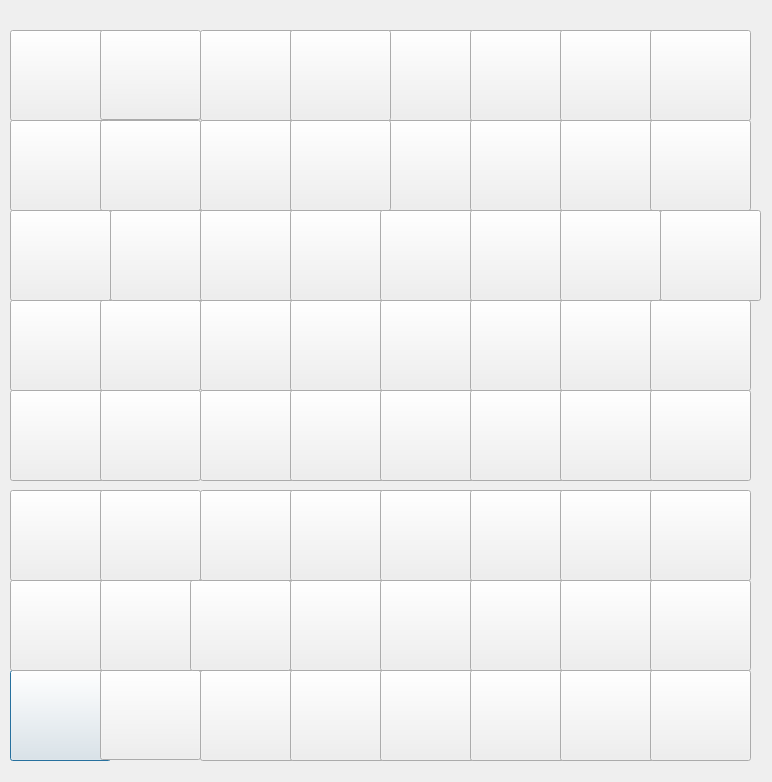
<?xml version="1.0" encoding="UTF-8"?>
<ui version="4.0">
 <class>Dialog</class>
 <widget class="QDialog" name="Dialog">
  <property name="geometry">
   <rect>
    <x>0</x>
    <y>0</y>
    <width>772</width>
    <height>782</height>
   </rect>
  </property>
  <property name="windowTitle">
   <string>Dialog</string>
  </property>
  <widget class="QLabel" name="label">
   <property name="geometry">
    <rect>
     <x>10</x>
     <y>10</y>
     <width>891</width>
     <height>761</height>
    </rect>
   </property>
   <property name="text">
    <string/>
   </property>
   <property name="pixmap">
    <pixmap>board.png</pixmap>
   </property>
  </widget>
  <widget class="QPushButton" name="b92">
   <property name="geometry">
    <rect>
     <x>10</x>
     <y>670</y>
     <width>101</width>
     <height>91</height>
    </rect>
   </property>
   <property name="text">
    <string/>
   </property>
  </widget>
  <widget class="QPushButton" name="cavalier1B">
   <property name="geometry">
    <rect>
     <x>100</x>
     <y>670</y>
     <width>101</width>
     <height>90</height>
    </rect>
   </property>
   <property name="text">
    <string/>
   </property>
  </widget>
  <widget class="QPushButton" name="fou1B">
   <property name="geometry">
    <rect>
     <x>200</x>
     <y>670</y>
     <width>101</width>
     <height>91</height>
    </rect>
   </property>
   <property name="text">
    <string/>
   </property>
  </widget>
  <widget class="QPushButton" name="reineB">
   <property name="geometry">
    <rect>
     <x>290</x>
     <y>670</y>
     <width>101</width>
     <height>91</height>
    </rect>
   </property>
   <property name="text">
    <string/>
   </property>
  </widget>
  <widget class="QPushButton" name="roiB">
   <property name="geometry">
    <rect>
     <x>380</x>
     <y>670</y>
     <width>101</width>
     <height>91</height>
    </rect>
   </property>
   <property name="text">
    <string/>
   </property>
  </widget>
  <widget class="QPushButton" name="fou2B">
   <property name="geometry">
    <rect>
     <x>470</x>
     <y>670</y>
     <width>101</width>
     <height>91</height>
    </rect>
   </property>
   <property name="text">
    <string/>
   </property>
  </widget>
  <widget class="QPushButton" name="cavalier2B">
   <property name="geometry">
    <rect>
     <x>560</x>
     <y>670</y>
     <width>101</width>
     <height>91</height>
    </rect>
   </property>
   <property name="text">
    <string/>
   </property>
  </widget>
  <widget class="QPushButton" name="tour2B">
   <property name="geometry">
    <rect>
     <x>650</x>
     <y>670</y>
     <width>101</width>
     <height>91</height>
    </rect>
   </property>
   <property name="text">
    <string/>
   </property>
  </widget>
  <widget class="QPushButton" name="b82">
   <property name="geometry">
    <rect>
     <x>10</x>
     <y>580</y>
     <width>101</width>
     <height>91</height>
    </rect>
   </property>
   <property name="text">
    <string/>
   </property>
  </widget>
  <widget class="QPushButton" name="pion2B">
   <property name="geometry">
    <rect>
     <x>100</x>
     <y>580</y>
     <width>101</width>
     <height>91</height>
    </rect>
   </property>
   <property name="text">
    <string/>
   </property>
  </widget>
  <widget class="QPushButton" name="pion3B">
   <property name="geometry">
    <rect>
     <x>190</x>
     <y>580</y>
     <width>101</width>
     <height>91</height>
    </rect>
   </property>
   <property name="text">
    <string/>
   </property>
  </widget>
  <widget class="QPushButton" name="pion4B">
   <property name="geometry">
    <rect>
     <x>290</x>
     <y>580</y>
     <width>101</width>
     <height>91</height>
    </rect>
   </property>
   <property name="text">
    <string/>
   </property>
  </widget>
  <widget class="QPushButton" name="pion5B">
   <property name="geometry">
    <rect>
     <x>380</x>
     <y>580</y>
     <width>101</width>
     <height>91</height>
    </rect>
   </property>
   <property name="text">
    <string/>
   </property>
  </widget>
  <widget class="QPushButton" name="pion6B">
   <property name="geometry">
    <rect>
     <x>470</x>
     <y>580</y>
     <width>101</width>
     <height>91</height>
    </rect>
   </property>
   <property name="text">
    <string/>
   </property>
  </widget>
  <widget class="QPushButton" name="pion7B">
   <property name="geometry">
    <rect>
     <x>560</x>
     <y>580</y>
     <width>101</width>
     <height>91</height>
    </rect>
   </property>
   <property name="text">
    <string/>
   </property>
  </widget>
  <widget class="QPushButton" name="pion8B">
   <property name="geometry">
    <rect>
     <x>650</x>
     <y>580</y>
     <width>101</width>
     <height>91</height>
    </rect>
   </property>
   <property name="text">
    <string/>
   </property>
  </widget>
  <widget class="QPushButton" name="pion1N">
   <property name="geometry">
    <rect>
     <x>10</x>
     <y>120</y>
     <width>101</width>
     <height>91</height>
    </rect>
   </property>
   <property name="text">
    <string/>
   </property>
  </widget>
  <widget class="QPushButton" name="pion2N">
   <property name="geometry">
    <rect>
     <x>100</x>
     <y>120</y>
     <width>101</width>
     <height>91</height>
    </rect>
   </property>
   <property name="text">
    <string/>
   </property>
  </widget>
  <widget class="QPushButton" name="pion3N">
   <property name="geometry">
    <rect>
     <x>200</x>
     <y>120</y>
     <width>101</width>
     <height>91</height>
    </rect>
   </property>
   <property name="text">
    <string/>
   </property>
  </widget>
  <widget class="QPushButton" name="pion4N">
   <property name="geometry">
    <rect>
     <x>290</x>
     <y>120</y>
     <width>101</width>
     <height>91</height>
    </rect>
   </property>
   <property name="text">
    <string/>
   </property>
  </widget>
  <widget class="QPushButton" name="pion5N">
   <property name="geometry">
    <rect>
     <x>380</x>
     <y>120</y>
     <width>101</width>
     <height>91</height>
    </rect>
   </property>
   <property name="text">
    <string/>
   </property>
  </widget>
  <widget class="QPushButton" name="pion6N">
   <property name="geometry">
    <rect>
     <x>470</x>
     <y>120</y>
     <width>101</width>
     <height>91</height>
    </rect>
   </property>
   <property name="text">
    <string/>
   </property>
  </widget>
  <widget class="QPushButton" name="pion7N">
   <property name="geometry">
    <rect>
     <x>560</x>
     <y>120</y>
     <width>101</width>
     <height>91</height>
    </rect>
   </property>
   <property name="text">
    <string/>
   </property>
  </widget>
  <widget class="QPushButton" name="pion8N">
   <property name="geometry">
    <rect>
     <x>650</x>
     <y>120</y>
     <width>101</width>
     <height>91</height>
    </rect>
   </property>
   <property name="text">
    <string/>
   </property>
  </widget>
  <widget class="QPushButton" name="tour1N">
   <property name="geometry">
    <rect>
     <x>10</x>
     <y>30</y>
     <width>101</width>
     <height>91</height>
    </rect>
   </property>
   <property name="text">
    <string/>
   </property>
  </widget>
  <widget class="QPushButton" name="cavalier1N">
   <property name="geometry">
    <rect>
     <x>100</x>
     <y>30</y>
     <width>101</width>
     <height>90</height>
    </rect>
   </property>
   <property name="text">
    <string/>
   </property>
  </widget>
  <widget class="QPushButton" name="fou1N">
   <property name="geometry">
    <rect>
     <x>200</x>
     <y>30</y>
     <width>101</width>
     <height>91</height>
    </rect>
   </property>
   <property name="text">
    <string/>
   </property>
  </widget>
  <widget class="QPushButton" name="reineN">
   <property name="geometry">
    <rect>
     <x>290</x>
     <y>30</y>
     <width>101</width>
     <height>91</height>
    </rect>
   </property>
   <property name="text">
    <string/>
   </property>
  </widget>
  <widget class="QPushButton" name="roiN">
   <property name="geometry">
    <rect>
     <x>380</x>
     <y>30</y>
     <width>101</width>
     <height>91</height>
    </rect>
   </property>
   <property name="text">
    <string/>
   </property>
  </widget>
  <widget class="QPushButton" name="fou2N">
   <property name="geometry">
    <rect>
     <x>470</x>
     <y>30</y>
     <width>101</width>
     <height>91</height>
    </rect>
   </property>
   <property name="text">
    <string/>
   </property>
  </widget>
  <widget class="QPushButton" name="cavalier2N">
   <property name="geometry">
    <rect>
     <x>560</x>
     <y>30</y>
     <width>101</width>
     <height>91</height>
    </rect>
   </property>
   <property name="text">
    <string/>
   </property>
  </widget>
  <widget class="QPushButton" name="tour2N">
   <property name="geometry">
    <rect>
     <x>650</x>
     <y>30</y>
     <width>101</width>
     <height>91</height>
    </rect>
   </property>
   <property name="text">
    <string/>
   </property>
  </widget>
  <widget class="QPushButton" name="v35">
   <property name="geometry">
    <rect>
     <x>290</x>
     <y>120</y>
     <width>101</width>
     <height>91</height>
    </rect>
   </property>
   <property name="text">
    <string/>
   </property>
  </widget>
  <widget class="QPushButton" name="v25">
   <property name="geometry">
    <rect>
     <x>290</x>
     <y>30</y>
     <width>101</width>
     <height>91</height>
    </rect>
   </property>
   <property name="text">
    <string/>
   </property>
  </widget>
  <widget class="QPushButton" name="vide_1">
   <property name="geometry">
    <rect>
     <x>10</x>
     <y>490</y>
     <width>101</width>
     <height>91</height>
    </rect>
   </property>
   <property name="text">
    <string/>
   </property>
  </widget>
  <widget class="QPushButton" name="vide_2">
   <property name="geometry">
    <rect>
     <x>100</x>
     <y>490</y>
     <width>101</width>
     <height>91</height>
    </rect>
   </property>
   <property name="text">
    <string/>
   </property>
  </widget>
  <widget class="QPushButton" name="vide_3">
   <property name="geometry">
    <rect>
     <x>200</x>
     <y>490</y>
     <width>101</width>
     <height>91</height>
    </rect>
   </property>
   <property name="text">
    <string/>
   </property>
  </widget>
  <widget class="QPushButton" name="vide_4">
   <property name="geometry">
    <rect>
     <x>290</x>
     <y>490</y>
     <width>101</width>
     <height>91</height>
    </rect>
   </property>
   <property name="text">
    <string/>
   </property>
  </widget>
  <widget class="QPushButton" name="vide_5">
   <property name="geometry">
    <rect>
     <x>380</x>
     <y>490</y>
     <width>101</width>
     <height>91</height>
    </rect>
   </property>
   <property name="text">
    <string/>
   </property>
  </widget>
  <widget class="QPushButton" name="vide_6">
   <property name="geometry">
    <rect>
     <x>470</x>
     <y>490</y>
     <width>101</width>
     <height>91</height>
    </rect>
   </property>
   <property name="text">
    <string/>
   </property>
  </widget>
  <widget class="QPushButton" name="vide_7">
   <property name="geometry">
    <rect>
     <x>560</x>
     <y>490</y>
     <width>101</width>
     <height>91</height>
    </rect>
   </property>
   <property name="text">
    <string/>
   </property>
  </widget>
  <widget class="QPushButton" name="vide_8">
   <property name="geometry">
    <rect>
     <x>650</x>
     <y>490</y>
     <width>101</width>
     <height>91</height>
    </rect>
   </property>
   <property name="text">
    <string/>
   </property>
  </widget>
  <widget class="QPushButton" name="vide_9">
   <property name="geometry">
    <rect>
     <x>10</x>
     <y>390</y>
     <width>101</width>
     <height>91</height>
    </rect>
   </property>
   <property name="text">
    <string/>
   </property>
  </widget>
  <widget class="QPushButton" name="vide_10">
   <property name="geometry">
    <rect>
     <x>100</x>
     <y>390</y>
     <width>101</width>
     <height>91</height>
    </rect>
   </property>
   <property name="text">
    <string/>
   </property>
  </widget>
  <widget class="QPushButton" name="vide_11">
   <property name="geometry">
    <rect>
     <x>200</x>
     <y>390</y>
     <width>101</width>
     <height>91</height>
    </rect>
   </property>
   <property name="text">
    <string/>
   </property>
  </widget>
  <widget class="QPushButton" name="vide_12">
   <property name="geometry">
    <rect>
     <x>290</x>
     <y>390</y>
     <width>101</width>
     <height>91</height>
    </rect>
   </property>
   <property name="text">
    <string/>
   </property>
  </widget>
  <widget class="QPushButton" name="vide_13">
   <property name="geometry">
    <rect>
     <x>380</x>
     <y>390</y>
     <width>101</width>
     <height>91</height>
    </rect>
   </property>
   <property name="text">
    <string/>
   </property>
  </widget>
  <widget class="QPushButton" name="vide_14">
   <property name="geometry">
    <rect>
     <x>470</x>
     <y>390</y>
     <width>101</width>
     <height>91</height>
    </rect>
   </property>
   <property name="text">
    <string/>
   </property>
  </widget>
  <widget class="QPushButton" name="vide_15">
   <property name="geometry">
    <rect>
     <x>560</x>
     <y>390</y>
     <width>101</width>
     <height>91</height>
    </rect>
   </property>
   <property name="text">
    <string/>
   </property>
  </widget>
  <widget class="QPushButton" name="vide_16">
   <property name="geometry">
    <rect>
     <x>650</x>
     <y>390</y>
     <width>101</width>
     <height>91</height>
    </rect>
   </property>
   <property name="text">
    <string/>
   </property>
  </widget>
  <widget class="QPushButton" name="vide_17">
   <property name="geometry">
    <rect>
     <x>10</x>
     <y>300</y>
     <width>101</width>
     <height>91</height>
    </rect>
   </property>
   <property name="text">
    <string/>
   </property>
  </widget>
  <widget class="QPushButton" name="vide_18">
   <property name="geometry">
    <rect>
     <x>100</x>
     <y>300</y>
     <width>101</width>
     <height>91</height>
    </rect>
   </property>
   <property name="text">
    <string/>
   </property>
  </widget>
  <widget class="QPushButton" name="vide_19">
   <property name="geometry">
    <rect>
     <x>200</x>
     <y>300</y>
     <width>101</width>
     <height>91</height>
    </rect>
   </property>
   <property name="text">
    <string/>
   </property>
  </widget>
  <widget class="QPushButton" name="vide_20">
   <property name="geometry">
    <rect>
     <x>290</x>
     <y>300</y>
     <width>101</width>
     <height>91</height>
    </rect>
   </property>
   <property name="text">
    <string/>
   </property>
  </widget>
  <widget class="QPushButton" name="vide_21">
   <property name="geometry">
    <rect>
     <x>380</x>
     <y>300</y>
     <width>101</width>
     <height>91</height>
    </rect>
   </property>
   <property name="text">
    <string/>
   </property>
  </widget>
  <widget class="QPushButton" name="vide_22">
   <property name="geometry">
    <rect>
     <x>470</x>
     <y>300</y>
     <width>101</width>
     <height>91</height>
    </rect>
   </property>
   <property name="text">
    <string/>
   </property>
  </widget>
  <widget class="QPushButton" name="vide_23">
   <property name="geometry">
    <rect>
     <x>560</x>
     <y>300</y>
     <width>101</width>
     <height>91</height>
    </rect>
   </property>
   <property name="text">
    <string/>
   </property>
  </widget>
  <widget class="QPushButton" name="vide_24">
   <property name="geometry">
    <rect>
     <x>650</x>
     <y>300</y>
     <width>101</width>
     <height>91</height>
    </rect>
   </property>
   <property name="text">
    <string/>
   </property>
  </widget>
  <widget class="QPushButton" name="vide_25">
   <property name="geometry">
    <rect>
     <x>10</x>
     <y>210</y>
     <width>101</width>
     <height>91</height>
    </rect>
   </property>
   <property name="text">
    <string/>
   </property>
  </widget>
  <widget class="QPushButton" name="vide_26">
   <property name="geometry">
    <rect>
     <x>110</x>
     <y>210</y>
     <width>101</width>
     <height>91</height>
    </rect>
   </property>
   <property name="text">
    <string/>
   </property>
  </widget>
  <widget class="QPushButton" name="vide_27">
   <property name="geometry">
    <rect>
     <x>200</x>
     <y>210</y>
     <width>101</width>
     <height>91</height>
    </rect>
   </property>
   <property name="text">
    <string/>
   </property>
  </widget>
  <widget class="QPushButton" name="vide_28">
   <property name="geometry">
    <rect>
     <x>290</x>
     <y>210</y>
     <width>101</width>
     <height>91</height>
    </rect>
   </property>
   <property name="text">
    <string/>
   </property>
  </widget>
  <widget class="QPushButton" name="vide_29">
   <property name="geometry">
    <rect>
     <x>380</x>
     <y>210</y>
     <width>101</width>
     <height>91</height>
    </rect>
   </property>
   <property name="text">
    <string/>
   </property>
  </widget>
  <widget class="QPushButton" name="vide_30">
   <property name="geometry">
    <rect>
     <x>470</x>
     <y>210</y>
     <width>101</width>
     <height>91</height>
    </rect>
   </property>
   <property name="text">
    <string/>
   </property>
  </widget>
  <widget class="QPushButton" name="vide_31">
   <property name="geometry">
    <rect>
     <x>560</x>
     <y>210</y>
     <width>101</width>
     <height>91</height>
    </rect>
   </property>
   <property name="text">
    <string/>
   </property>
  </widget>
  <widget class="QPushButton" name="vide_32">
   <property name="geometry">
    <rect>
     <x>660</x>
     <y>210</y>
     <width>101</width>
     <height>91</height>
    </rect>
   </property>
   <property name="text">
    <string/>
   </property>
  </widget>
 </widget>
 <resources/>
 <connections/>
</ui>
